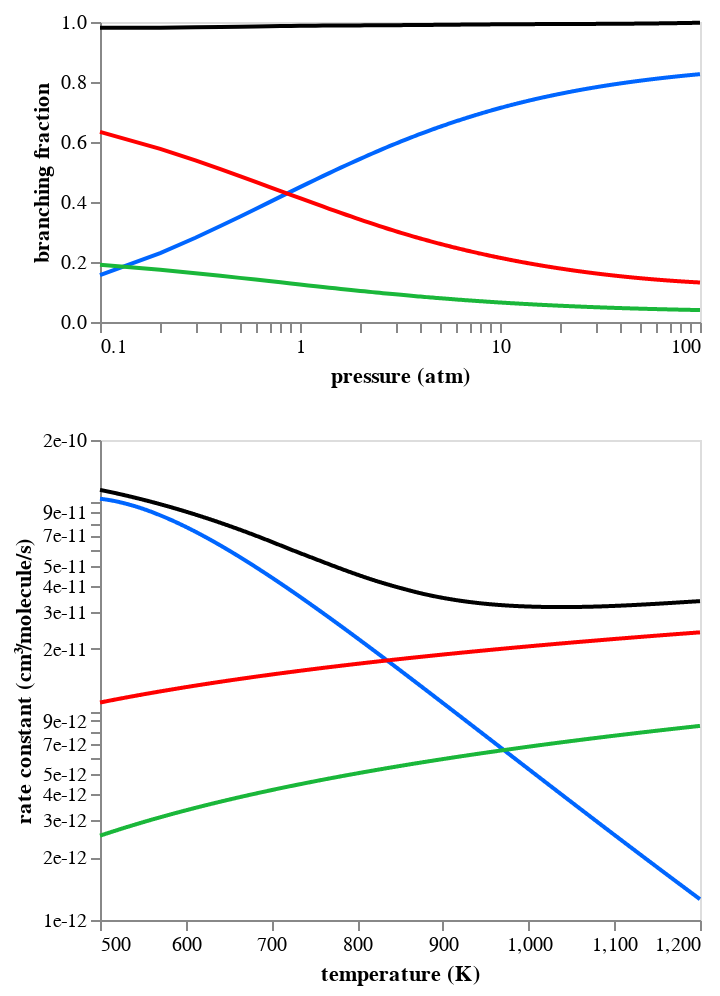

Write notebook code for a chart like this one.
### Code cell
import altair as alt
import autochem as ac
import numpy as np
from project_utilities import fig

reactants = ("C5H8(522)", "OH(4)")
rate_df = fig.rate_data(calc_mech, reactants, min_branch_frac=0.01)

branch_frac_chart = fig.branching_fraction_chart(
    rate_df, P_range=(0.1, 100), T=825, legend=False, total=True
)
rate_chart = fig.rate_chart(
    rate_df,
    T_range=(500, 1200),
    P=1,
    legend=False,
    total=True,
    units={"substance": "molecules"},
)
chart = alt.vconcat(
    branch_frac_chart.properties(width=300, height=150),
    rate_chart.properties(width=300, height=240),
).configure_axis(grid=False)
chart

### Figure 1 — Vega-Lite specification as saved in the notebook (floating-point values rounded to 4 significant figures; data arrays with more than 128 entries replaced by an {"elided": "..."} marker saying what was removed)
{"config": {"view": {"continuousWidth": 300, "continuousHeight": 300}, "axis": {"grid": false}}, "vconcat": [{"data": {"name": "data-e16ad59e86d551efcaadc9aac170082c"}, "mark": {"type": "line"}, "encoding": {"color": {"field": "key", "legend": null, "scale": {"domain": ["total", "C5H9O(852)r_", "C5H7(500)+H2O(5)", "C5H7(504)+H2O(5)"], "range": ["#000000", "#0066ff", "#ff0000", "#1ab73a"]}, "type": "nominal"}, "x": {"axis": {"labelExpr": "((abs(datum.value - 0.1) < 1e-5) ||\n(abs(datum.value - 1.0) < 1e-5) ||\n(abs(datum.value - 10.0) < 1e-5) ||\n(abs(datum.value - 100.0) < 1e-5) ||\n(abs(datum.value - 100.0) < 1e-5)) ? datum.label : ''", "values": [0.1, 0.2, 0.3, 0.4, 0.5, 0.6, 0.7, 0.8, 0.9, 1.0, 2.0, 3.0, 4.0, 5.0, 6.0, 7.0, 8.0, 9.0, 10.0, 20.0, 30.0, 40.0, 50.0, 60.0, 70.0, 80.0, 90.0, 100.0, 100.0]}, "field": "x", "scale": {"domain": [0.1, 100.0], "type": "log"}, "title": "pressure (atm)", "type": "quantitative"}, "y": {"field": "value", "title": "branching fraction", "type": "quantitative"}}, "height": 150, "transform": [{"fold": ["total", "C5H9O(852)r_", "C5H7(500)+H2O(5)", "C5H7(504)+H2O(5)"]}], "width": 300}, {"data": {"name": "data-3faa13af577c6bd328d49cb511f698fb"}, "mark": {"type": "line"}, "encoding": {"color": {"field": "key", "legend": null, "scale": {"domain": ["Total", "C5H9O(852)r_", "C5H7(500)+H2O(5)", "C5H7(504)+H2O(5)"], "range": ["#000000", "#0066ff", "#ff0000", "#1ab73a"]}, "type": "nominal"}, "x": {"field": "x", "scale": {"domain": [500, 1200]}, "title": "temperature (K)", "type": "quantitative"}, "y": {"axis": {"format": ".0e", "labelExpr": "((abs(datum.value - 1e-12) < 1e-5) ||\n(abs(datum.value - 1e-11) < 1e-5) ||\n(abs(datum.value - 1e-10) < 1e-5) ||\n(abs(datum.value - 2e-10) < 1e-5)) ? datum.label : ''", "values": [1e-12, 2e-12, 3e-12, 4e-12, 5e-12, 6e-12, 7e-12, 8e-12, 9e-12, 1e-11, 2e-11, 3e-11, 4e-11, 5e-11, 6e-11, 7e-11, 8e-11, 9e-11, 1e-10, 2e-10]}, "field": "value", "scale": {"domain": [1e-12, 2e-10], "type": "log"}, "title": "rate constant (cm³/molecule/s)", "type": "quantitative"}}, "height": 240, "transform": [{"fold": ["Total", "C5H9O(852)r_", "C5H7(500)+H2O(5)", "C5H7(504)+H2O(5)"]}], "width": 300}], "$schema": "https://vega.github.io/schema/vega-lite/v5.20.1.json", "datasets": {"data-e16ad59e86d551efcaadc9aac170082c": {"elided": "1000 records"}, "data-3faa13af577c6bd328d49cb511f698fb": {"elided": "1000 records"}}}
